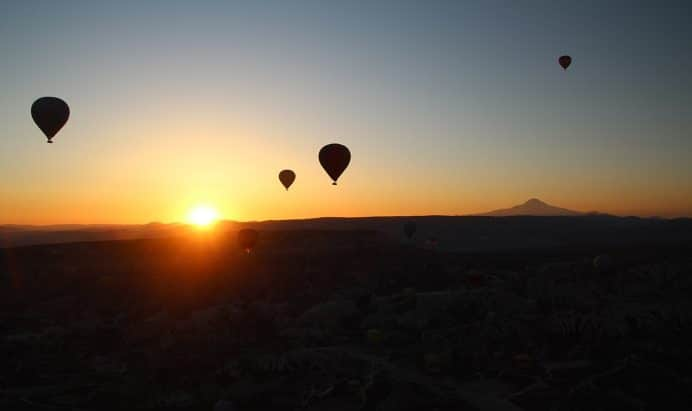
%> input picture THE3/THE3_inputs/partA/A1.png, 692 x 411 px
$ octave --eval "result = segmentation_function(imread('THE3_inputs/partA/A1.png'));"   (GNU Octave 9; MATLAB toolbox functions it lacks are replaced by stand-ins)
%> lines starting %> are read from the running program, lines starting %| are printed output that depends on the picture; in (x1, y1, x2, y2) boxes, pixels count from 0 and x2, y2 are one past the last pixel; in counts of white or black regions, pixels touching at a corner belong together; the program's own positions count from 1
### THE3/disk_matrix.m
%{
Berk Arslan 2110245
Fatih Develi 2330892
%}

function [ se ] = disk_matrix( r )
%DISK_MATRIX Creates a binary matrix with a disk of 1's inside.
% Size of the output matrix is 2*r-1.
size = 2*r-1;
center = size/2.0;
se = zeros(size, size);
for y=1:size
   for x=1:size
       distance = sqrt((y-r)^2+(x-r)^2);
       se(y, x) = center > distance;
   end
end

end

### THE3/segmentation_function.m
%{
Berk Arslan 2110245
Fatih Develi 2330892
%}

function [ segmented_image ] = segmentation_function( image )
%SEGMENTATION_FUNCTION(image) Separates the given image to segments and
% returns the segmented image.
% image: rgb input image
% segmented_image: rgb output image
% Input is processed through morphological opening and closing
% operations. Then the contrast is increased in a specific way.
% Next, the regions are obtained with edge detection and resulting
% regions are colored.

height = size(image, 1);
%> height = 411
width = size(image, 2);
%> width = 692

% Convert to grayscale
gray = rgb2gray(image);
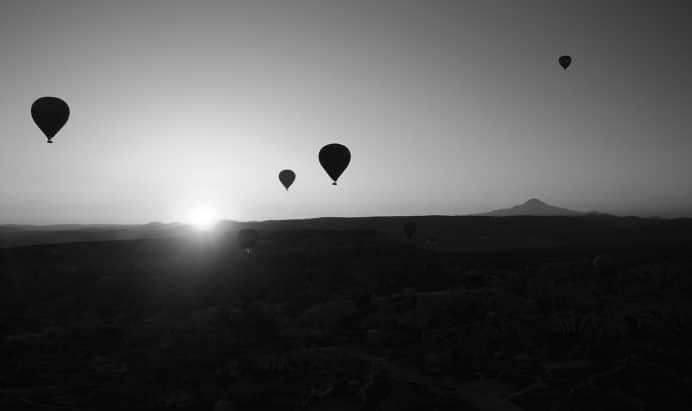
%> gray: size 411x692 uint8; min 1, max 255, mean 87.4

SE = disk_matrix(15);
processed = imopen(gray, SE);
processed = imclose(processed, SE);

%figure, imshow(processed);

% Increase overall contrast by changing brigtness values of some brightness
% bands.
thresholded = zeros(height, width, 'uint8');
for y=1:height
    for x=1:width
        % Set dark areas to 0.
        if (processed(y,x) < 80)
            thresholded(y, x) = 0;
        % Darken midtones.
        elseif (processed(y,x) < 130)
            thresholded(y, x) = processed(y,x)-34;
        elseif (processed(y,x) < 148)
            thresholded(y,x) = processed(y,x)-27;
        % Brighten upper-mid tones.
        elseif (processed(y,x) < 180)
            thresholded(y,x) = processed(y,x)+15;
        % Leave highlights.
        else
            thresholded(y, x) = processed(y,x);
        end
    end
end
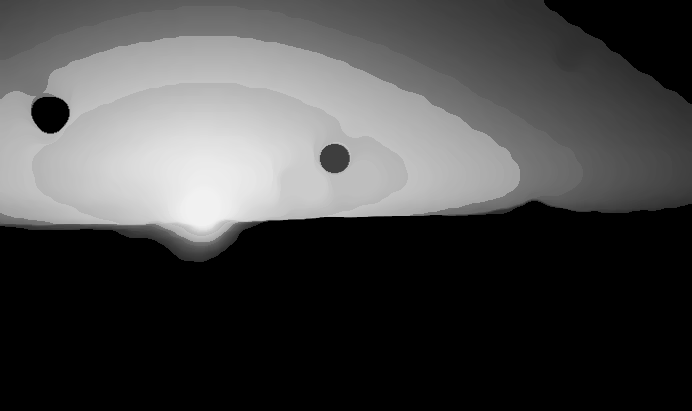
%> thresholded: size 411x692 uint8; min 0, max 241, mean 71.7
%figure, imshow(thresholded);


% Edge map of processed image
edges = edge(thresholded, 'Canny', 0.45);
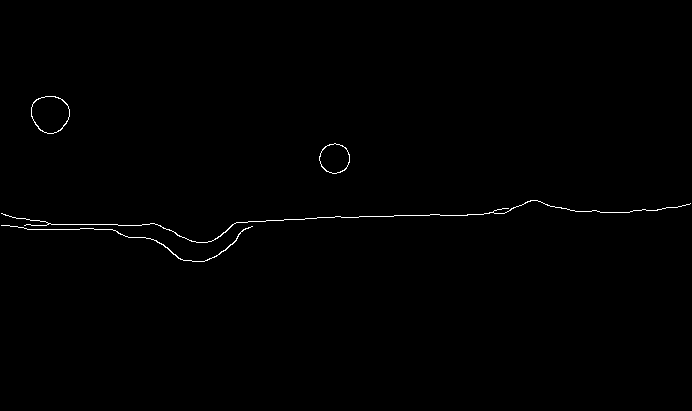
%> edges: size 411x692 logical; 0.46% white in thin lines or dots, all inside (x1, y1, x2, y2) = (1, 96, 691, 262)
%figure, imshow(edges);
SE = disk_matrix(6);
% Apply closing to complete lines.
edges = imclose(edges, SE);
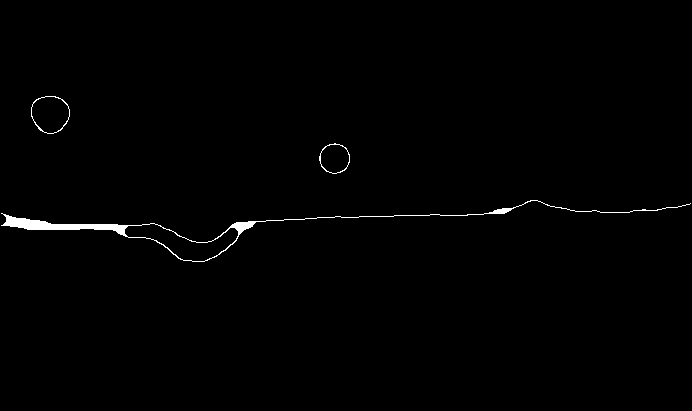
%> edges: size 411x692 logical; 0.76% white; 3 white regions, box (x1, y1, x2, y2) and area: (1, 200, 691, 262) 1912, (31, 96, 70, 134) 137, (319, 143, 350, 174) 110
%figure, imshow(edges);
regions = imcomplement(edges);
%figure, imshow(edges);
[regions, ~] = bwlabel(regions, 4); % Enumerate regions
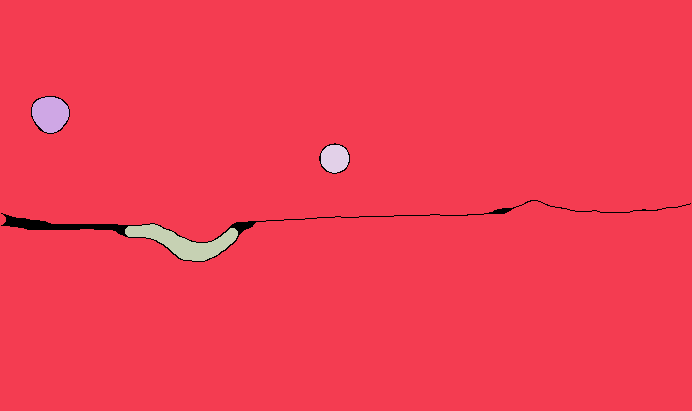
%> regions: size 411x692 double; 5 distinct labels, from 0 to 4; one colour per label, 0 black

% Create the output rgb image
% Need colors for highlighting segments.
colors = [0 0 0;
          180 0 0;     % Red
          128 128 0;   % Olive
          30 144 255;  % DodgerBlue
          147 112 219; % Purple
          238 238 0;   % Yellow
          173 234 234; % Turquoise
          255 105 180; % Pink
          139 69 19;   % Brown
          130 130 130; % Grey
          0 0 128];    % Navy blue

segmented_image = zeros(height, width, 3, 'uint8');
for y=1:height
    for x=1:width
        index = uint8(regions(y,x))+1;
        segmented_image(y, x, 1) = colors(index, 1); %r
        segmented_image(y, x, 2) = colors(index, 2); %g
        segmented_image(y, x, 3) = colors(index, 3); %b
    end
end
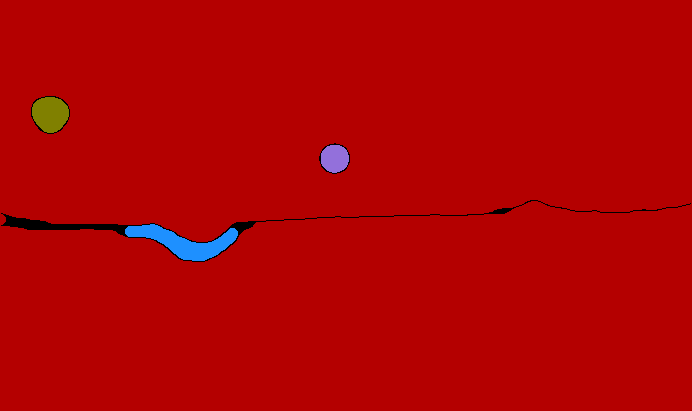
%> segmented_image: size 411x692x3 uint8; mean R, G, B 177.4, 1.6, 2.1

%figure, imshow(regions);

end

$ run again, on THE3/THE3_inputs/partA/A2.png
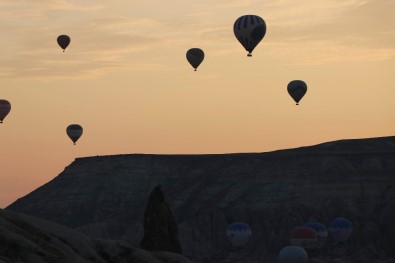
%> input picture THE3/THE3_inputs/partA/A2.png, 395 x 263 px
%> in segmentation_function, `edges = edge(thresholded, 'Canny', 0.45);`:
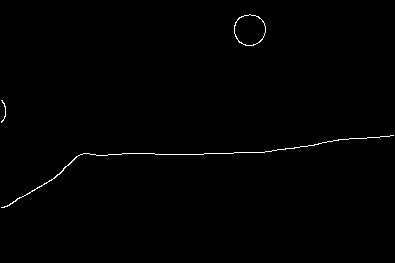
%> edges: size 263x395 logical; 0.56% white in thin lines or dots, all inside (x1, y1, x2, y2) = (1, 14, 394, 208)
%> after the loop in segmentation_function, `for y=1:height`:
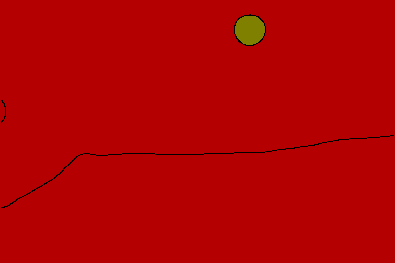
%> segmented_image: size 263x395x3 uint8; mean R, G, B 178.6, 0.9, 0

$ run again, on THE3/THE3_inputs/partA/A3.png
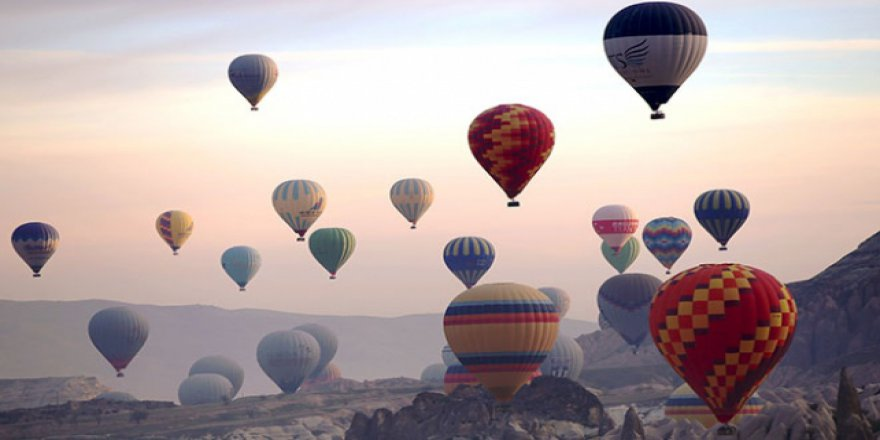
%> input picture THE3/THE3_inputs/partA/A3.png, 880 x 440 px
%> in segmentation_function, `edges = edge(thresholded, 'Canny', 0.45);`:
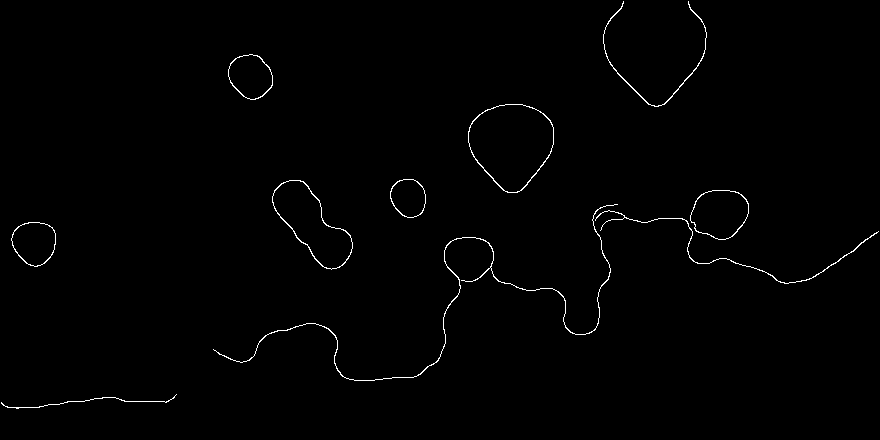
%> edges: size 440x880 logical; 0.81% white in thin lines or dots
%> after the loop in segmentation_function, `for y=1:height`:
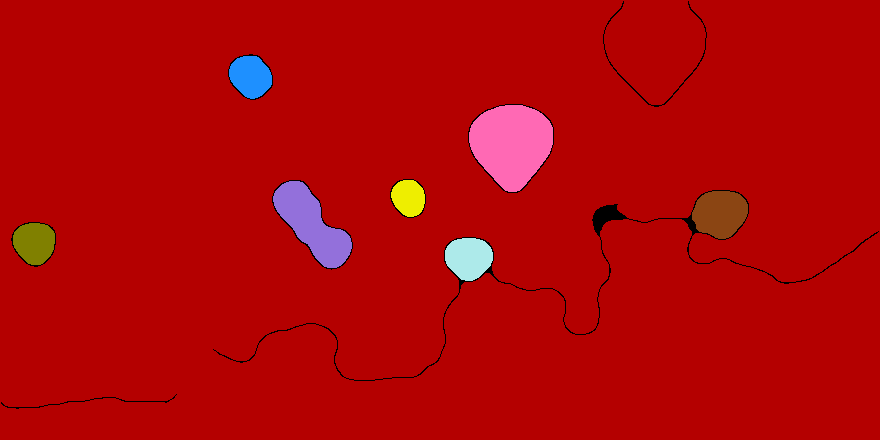
%> segmented_image: size 440x880x3 uint8; mean R, G, B 178.2, 5.3, 6.3

$ run again, on THE3/THE3_inputs/partA/A4.png
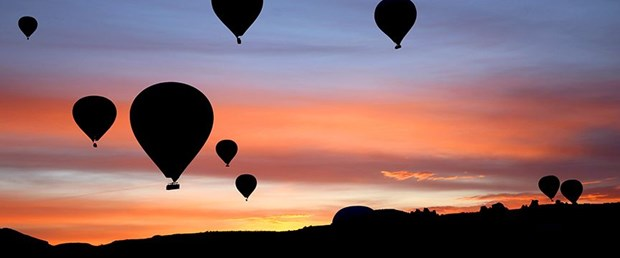
%> input picture THE3/THE3_inputs/partA/A4.png, 620 x 258 px
%> in segmentation_function, `edges = edge(thresholded, 'Canny', 0.45);`:
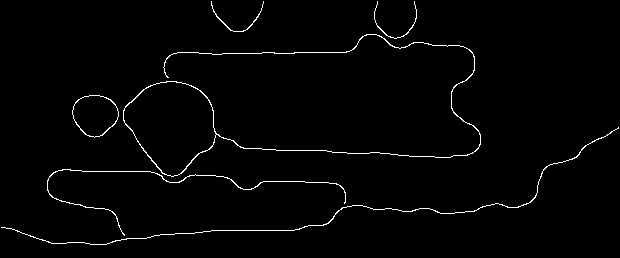
%> edges: size 258x620 logical; 1.7% white in thin lines or dots
%> after the loop in segmentation_function, `for y=1:height`:
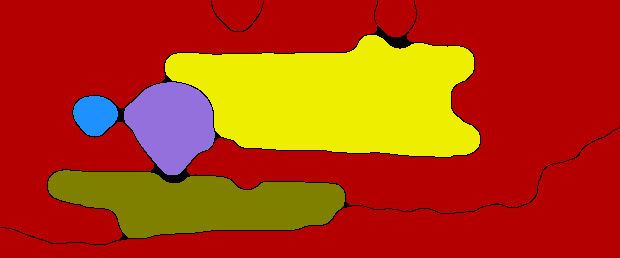
%> segmented_image: size 258x620x3 uint8; mean R, G, B 179.3, 56.7, 10.2
